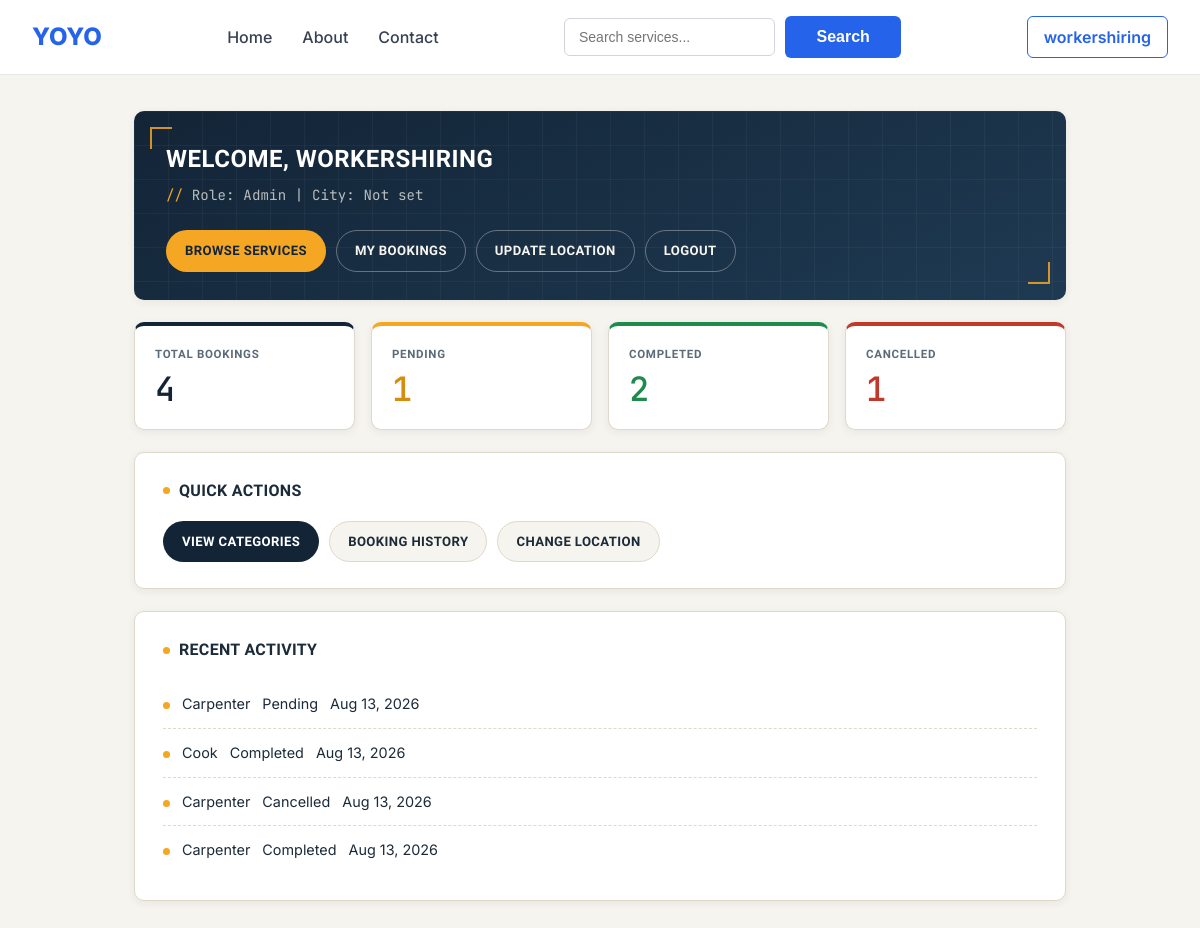
The app's page /accounts/dashboard/customer/ (signed in) with its own data.
### accounts/models.py (models this page shows, shortened)
class User(AbstractUser):
    class Role(models.TextChoices):
        CUSTOMER = "customer", "Customer"
        WORKER = "worker", "Worker"
        ADMIN = "admin", "Admin"
    id = models.UUIDField(primary_key=True, default=uuid.uuid4, editable=False)
    role = models.CharField(max_length=20, choices=Role.choices, default=Role.CUSTOMER)
    phone_number = models.CharField(max_length=20, unique=True, null=True, blank=True)
    address = models.CharField(max_length=255, blank=True)
    city = models.CharField(max_length=100, blank=True)
    latitude = models.DecimalField(max_digits=9, decimal_places=6, null=True, blank=True)
    longitude = models.DecimalField(max_digits=9, decimal_places=6, null=True, blank=True)
    is_phone_verified = models.BooleanField(default=False)
    created_at = models.DateTimeField(auto_now_add=True)
    updated_at = models.DateTimeField(auto_now=True)

### bookings/models.py (models this page shows, shortened)
class Booking(models.Model):
    class Status(models.TextChoices):
        PENDING = "pending", "Pending"          # created, awaiting worker assignment/acceptance
        ACCEPTED = "accepted", "Accepted"        # worker accepted
        IN_PROGRESS = "in_progress", "In Progress"
        COMPLETED = "completed", "Completed"
        CANCELLED = "cancelled", "Cancelled"
        REJECTED = "rejected", "Rejected"
    id = models.UUIDField(primary_key=True, default=uuid.uuid4, editable=False)
    customer = models.ForeignKey(
        settings.AUTH_USER_MODEL, on_delete=models.CASCADE, related_name="bookings_made"
    )
    worker = models.ForeignKey(
        WorkerProfile, on_delete=models.SET_NULL, null=True, blank=True, related_name="bookings"
    )
    category = models.ForeignKey(ServiceCategory, on_delete=models.PROTECT, related_name="bookings")
    status = models.CharField(max_length=20, choices=Status.choices, default=Status.PENDING)
    address = models.CharField(max_length=255)
    city = models.CharField(max_length=100)
    scheduled_start = models.DateTimeField()
    notes = models.TextField(blank=True)
    estimated_price = models.DecimalField(max_digits=8, decimal_places=2, null=True, blank=True)
    final_price = models.DecimalField(max_digits=8, decimal_places=2, null=True, blank=True)
    created_at = models.DateTimeField(auto_now_add=True)
    updated_at = models.DateTimeField(auto_now=True)
    completed_at = models.DateTimeField(null=True, blank=True)
    cancelled_at = models.DateTimeField(null=True, blank=True)
    cancellation_reason = models.CharField(max_length=255, blank=True)
    class Meta:
        ordering = ["-created_at"]

### categories/models.py (models this page shows, shortened)
class ServiceCategory(models.Model):
    name = models.CharField(max_length=100, unique=True)
    slug = models.SlugField(max_length=110, unique=True)
    description = models.TextField(blank=True)
    service_image=models.ImageField(upload_to='services/', blank=True, null=True)
    icon = models.CharField(max_length=100, blank=True, help_text="Icon name/key for the frontend")
    base_price = models.DecimalField(max_digits=8, decimal_places=2, help_text="Starting/callout price")
    is_active = models.BooleanField(default=True)
    class Meta:
        verbose_name_plural = "Service categories"
        ordering = ["name"]
    def __str__(self):
        return self.name

### accounts/views.py (the view)
@login_required
def customer_dashboard(request):
    user_bookings = Booking.objects.filter(customer=request.user)
    context = {
        "total_bookings": user_bookings.count(),
        "pending_bookings": user_bookings.filter(
            status=Booking.Status.PENDING
        ).count(),
        "completed_bookings": user_bookings.filter(
            status=Booking.Status.COMPLETED
        ).count(),
        "cancelled_bookings": user_bookings.filter(
            status=Booking.Status.CANCELLED
        ).count(),
        "recent_bookings": user_bookings[:5],
    }
    return render(request, "accounts/customer_dashboard.html", context)

### accounts/templates/accounts/customer_dashboard.html (shortened to what this page needs)
{% extends "base.html" %}
{% load static %}
{% block css %}
<link rel="stylesheet" href="{% static 'css/dashboard.css' %}">
{% endblock %}
{% block content %}
<div class="card welcome-card">
    <h2>Welcome, {{ user.username }}</h2>
    <p class="muted">
        Role: {{ user.role|title }} |
        City: {{ user.city|default:"Not set" }}
    </p>
    <div class="actions">
        <a class="btn" href="{% url 'categories:list' %}">
            Browse Services
        </a>
        <a class="btn secondary" href="{% url 'bookings:mine' %}">
            My Bookings
        </a>
        <a class="btn secondary" href="{% url 'accounts:update_location' %}">
            Update Location
        </a>
        <a class="btn secondary" href="{% url 'accounts:logout' %}">
            Logout
        </a>
    </div>
</div>
<div class="stats">
    <div class="stat-card stat-total">
        <h3>Total Bookings</h3>
        <p>{{ total_bookings|default:"0" }}</p>
    </div>
    <div class="stat-card stat-pending">
        <h3>Pending</h3>
        <p>{{ pending_bookings|default:"0" }}</p>
    </div>
    <div class="stat-card stat-completed">
        <h3>Completed</h3>
        <p>{{ completed_bookings|default:"0" }}</p>
    </div>
    <div class="stat-card stat-cancelled">
        <h3>Cancelled</h3>
        <p>{{ cancelled_bookings|default:"0" }}</p>
    </div>
</div>
<div class="card">
    <h3>Quick Actions</h3>
    <div class="actions">
        <a class="btn" href="{% url 'categories:list' %}">
            View Categories
        </a>
        <a class="btn secondary" href="{% url 'bookings:mine' %}">
            Booking History
        </a>
        <a class="btn secondary" href="{% url 'accounts:update_location' %}">
            Change Location
        </a>
    </div>
</div>
<div class="card">
    <h3>Recent Activity</h3>
    <ul class="activity-log">
        {% if recent_bookings %}
            {% for booking in recent_bookings %}
            <li>
                <span class="activity-category">{{ booking.category }}</span>
                <span class="activity-status status-{{ booking.status }}">{{ booking.get_status_display|default:booking.status }}</span>
                <span class="activity-date">{{ booking.created_at|date:"M d, Y" }}</span>
            </li>
            {% endfor %}
        {% else %}
            <li class="empty-row">No recent activity.</li>
        {% endif %}
    </ul>
</div>
{% endblock %}

### templates/base.html (shortened to what this page needs)
{% load static %}
<!DOCTYPE html>
<html lang="en">
<head>
    <link rel="stylesheet" href="{% static 'css/style.css' %}">
    {% block css %}
    {% endblock %}
</head>
<body>
<nav class="navbar">
    <a href="{% url 'categories:list' %}" class="logo">
        YOYO
    </a>
    <ul class="nav-links">
        <li><a href="{% url 'categories:list' %}">Home</a></li>
        <li><a href="{% url 'categories:about' %}">About</a></li>
        <li><a href="{% url 'categories:contact' %}">Contact</a></li>
    </ul>
    <form
    class="search-form"
    method="get"
    action="{% url 'workers:search' %}"
>
    <input
        type="text"
        name="q"
        placeholder="Search services..."
    >
    <button type="submit">
        Search
    </button>
</form>
    {% if user.is_authenticated %}
        <a href="{% url 'accounts:dashboard' %}">
            {{ user.username }}
        </a>
    {% else %}
        <a href="{% url 'accounts:login' %}">
            Login
        </a>
    {% endif %}
</nav>
    <main>
        {% block content %}
        {% endblock %}
    </main>
</body>
</html>

### static/CSS/style.css (style rules this page uses)
* { margin: 0; padding: 0; box-sizing: border-box; }
body { font-family: -apple-system, BlinkMacSystemFont, "Segoe UI", Roboto, Helvetica, Arial, sans-serif; background: #f9fafb; color: #111827; line-height: 1.5; }
a { text-decoration: none; color: inherit; }
ul { list-style: none; }
.navbar { display: flex; align-items: center; justify-content: space-between; gap: 20px; padding: 16px 32px; background: #ffffff; border-bottom: 1px solid #e5e7eb; position: sticky; top: 0; z-index: 100; }
.logo { font-size: 24px; font-weight: 800; color: #2563eb; }
.nav-links { display: flex; align-items: center; gap: 30px; }
.nav-links a { color: #374151; font-weight: 500; transition: color 0.2s ease; }
.search-form { display: flex; align-items: center; gap: 10px; margin: 0; padding: 0; background: transparent; border: none; max-width: 400px; }
.search-form input { width: 250px; margin: 0; padding: 10px 14px; border: 1px solid #d1d5db; border-radius: 6px; font-size: 14px; outline: none; }
.search-form button { padding: 10px 16px; border: none; border-radius: 6px; background: #2563eb; color: #ffffff; font-weight: 600; cursor: pointer; }
.navbar > a:last-child { padding: 8px 16px; border: 1px solid #2563eb; border-radius: 6px; color: #2563eb; font-weight: 600; transition: all 0.2s ease; }
main { max-width: 1100px; margin: 0 auto; padding: 32px; }
h2 { margin-bottom: 16px; font-size: 24px; }
p { color: #4b5563; }
form { max-width: 420px; margin: 32px auto; padding: 32px; background: #ffffff; border: 1px solid #e5e7eb; border-radius: 10px; }
form input, form select, form textarea { width: 100%; margin-bottom: 16px; padding: 12px; border: 1px solid #d1d5db; border-radius: 6px; }
form button[type="submit"] { width: 100%; padding: 12px; border: none; border-radius: 6px; background: #2563eb; color: #ffffff; font-size: 16px; cursor: pointer; }

### records on screen
User: username "workershiring", username "WORKERSHIRING", role "Admin", city "Not set"
Booking: category "Carpenter", status "Pending", created_at "Aug 13, 2026"
Booking: category "Cook", status "Completed", created_at "Aug 13, 2026"
Booking: category "Carpenter", status "Cancelled", created_at "Aug 13, 2026"
Booking: category "Carpenter", status "Completed", created_at "Aug 13, 2026"

### other values on screen
{{ total_bookings|default:"0" }} "4"
{{ pending_bookings|default:"0" }} "1"
{{ completed_bookings|default:"0" }} "2"
{{ cancelled_bookings|default:"0" }} "1"
